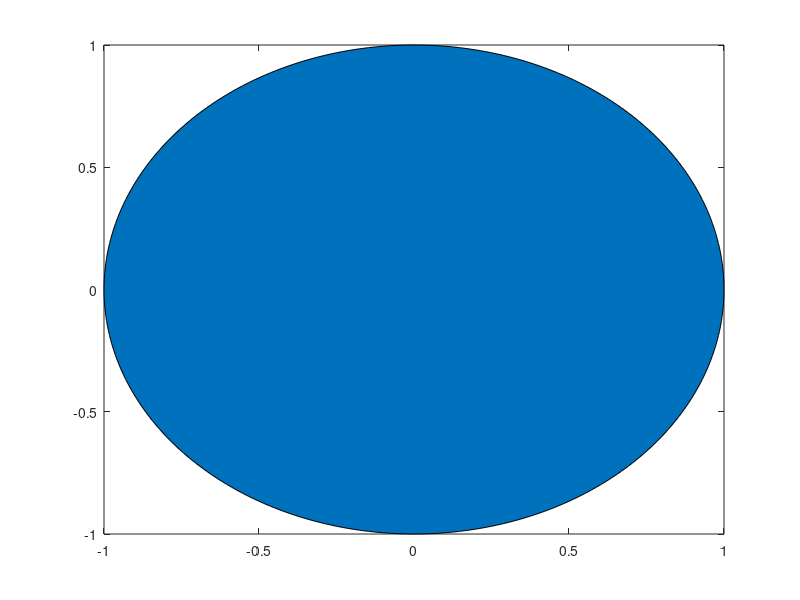

The MATLAB source for this figure: (Note: this script raises an error after producing the figure.)
function h=ellipse(ra,rb,ang,x0,y0,C,Nb)
% Ellipse adds ellipses to the current plot
%
% ELLIPSE(ra,rb,ang,x0,y0) adds an ellipse with semimajor axis of ra,
% a semimajor axis of radius rb, a semimajor axis of ang, centered at
% the point x0,y0.
%
% The length of ra, rb, and ang should be the same. 
% If ra is a vector of length L and x0,y0 scalars, L ellipses
% are added at point x0,y0.
% If ra is a scalar and x0,y0 vectors of length M, M ellipse are with the same 
% radii are added at the points x0,y0.
% If ra, x0, y0 are vectors of the same length L=M, M ellipses are added.
% If ra is a vector of length L and x0, y0 are  vectors of length
% M~=L, L*M ellipses are added, at each point x0,y0, L ellipses of radius ra.
%
% ELLIPSE(ra,rb,ang,x0,y0,C)
% adds ellipses of color C. C may be a string ('r','b',...) or the RGB value. 
% If no color is specified, it makes automatic use of the colors specified by 
% the axes ColorOrder property. For several circles C may be a vector.
%
% ELLIPSE(ra,rb,ang,x0,y0,C,Nb), Nb specifies the number of points
% used to draw the ellipse. The default value is 300. Nb may be used
% for each ellipse individually.
%
% h=ELLIPSE(...) returns the handles to the ellipses.
%
% as a sample of how ellipse works, the following produces a red ellipse
% tipped up at a 45 deg axis from the x axis
% ellipse(1,2,pi/8,1,1,'r')
%
% note that if ra=rb, ELLIPSE plots a circle
%

% written by D.G. Long, Brigham Young University, based on the
% CIRCLES.m original 
% written by Peter Blattner, Institute of Microtechnology, University of 
% Neuchatel, Switzerland, blattner@imt.unine.ch


% Check the number of input arguments 

if nargin<1,
  ra=[];
end;
if nargin<2,
  rb=[];
end;
if nargin<3,
  ang=[];
end;

%if nargin==1,
%  error('Not enough arguments');
%end;

if nargin<5,
  x0=[];
  y0=[];
end;
 
if nargin<6,
  C=[];
end

if nargin<7,
  Nb=[];
end

% set up the default values

if isempty(ra),ra=1;end;
if isempty(rb),rb=1;end;
if isempty(ang),ang=0;end;
if isempty(x0),x0=0;end;
if isempty(y0),y0=0;end;
if isempty(Nb),Nb=300;end;
if isempty(C),C=get(gca,'colororder');end;

% work on the variable sizes

x0=x0(:);
y0=y0(:);
ra=ra(:);
rb=rb(:);
ang=ang(:);
Nb=Nb(:);

if isstr(C),C=C(:);end;

if length(ra)~=length(rb),
  error('length(ra)~=length(rb)');
end;
if length(x0)~=length(y0),
  error('length(x0)~=length(y0)');
end;

% how many inscribed elllipses are plotted

if length(ra)~=length(x0)
  maxk=length(ra)*length(x0);
else
  maxk=length(ra);
end;

% drawing loop

for k=1:maxk
  
  if length(x0)==1
    xpos=x0;
    ypos=y0;
    radm=ra(k);
    radn=rb(k);
    if length(ang)==1
      an=ang;
    else
      an=ang(k);
    end;
  elseif length(ra)==1
    xpos=x0(k);
    ypos=y0(k);
    radm=ra;
    radn=rb;
    an=ang;
  elseif length(x0)==length(ra)
    xpos=x0(k);
    ypos=y0(k);
    radm=ra(k);
    radn=rb(k);
    an=ang(k)
  else
    rada=ra(fix((k-1)/size(x0,1))+1);
    radb=rb(fix((k-1)/size(x0,1))+1);
    an=ang(fix((k-1)/size(x0,1))+1);
    xpos=x0(rem(k-1,size(x0,1))+1);
    ypos=y0(rem(k-1,size(y0,1))+1);
  end;

  co=cos(an);
  si=sin(an);
  the=linspace(0,2*pi,Nb(rem(k-1,size(Nb,1))+1,:)+1);
%  x=radm*cos(the)*co-si*radn*sin(the)+xpos;
%  y=radm*cos(the)*si+co*radn*sin(the)+ypos;
%   h(k)=line(radm*cos(the)*co-si*radn*sin(the)+xpos,radm*cos(the)*si+co*radn*sin(the)+ypos);
  h(k)=fill(radm*cos(the)*co-si*radn*sin(the)+xpos,radm*cos(the)*si+co*radn*sin(the)+ypos,C(rem(k-1,size(C,1))+1,:));
  set(h(k),'color',C(rem(k-1,size(C,1))+1,:));

end;

